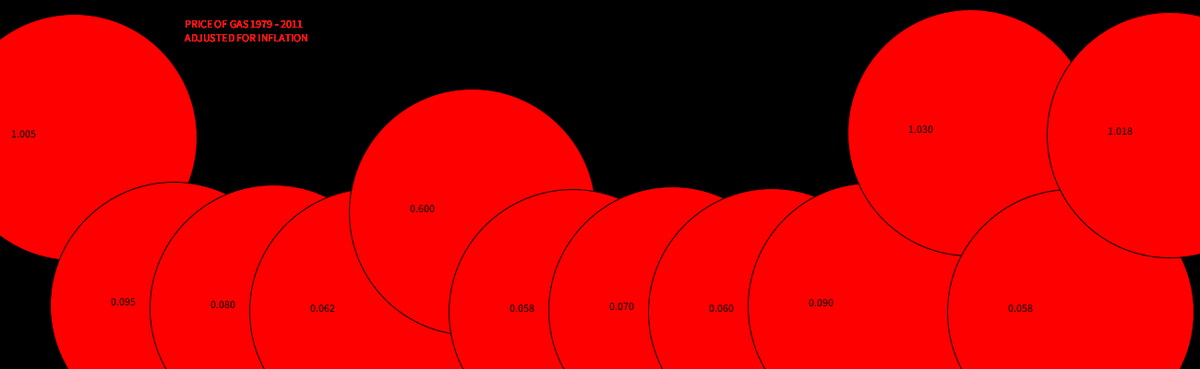
Frame 1 (no input)
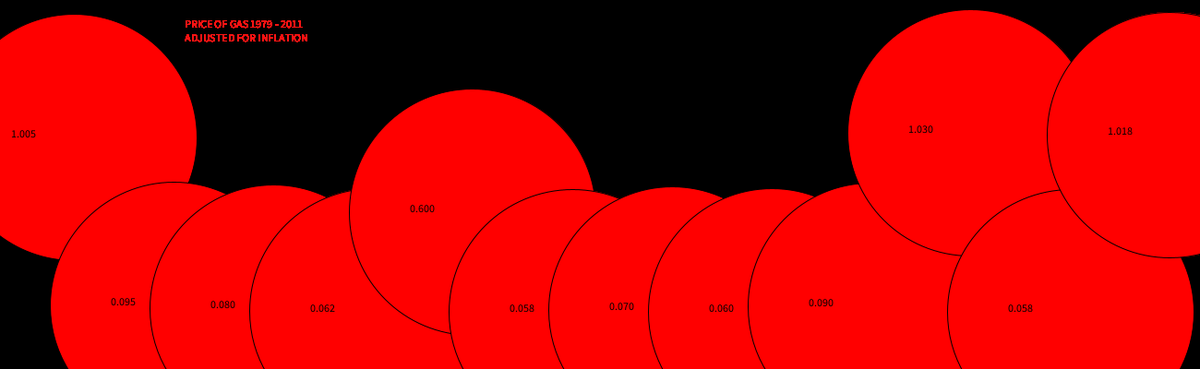
Frame 60 (the mouse pressed at the canvas centre just before this capture)
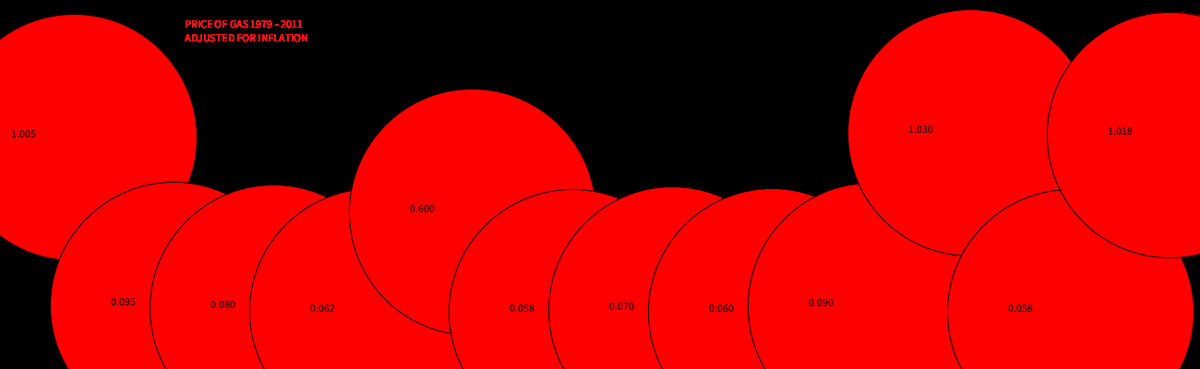
Frame 120 (the mouse held since frame 60 and released just before this capture)

The Processing sketch that drew these frames (run headless with seeded random() and noise(); from frame 60 on, the mouse is pressed at the canvas centre):

// Processing sketch: processing_43256
// ── processing_43256.pde

float data [] = {1.005,0.095,0.080,0.062,0.60,0.058,0.070,0.060,0.090,1.030,0.058,1.018};
int dates [] = {1979,1984,1988,1992,1996,2002,2006,2007,2008,2009,2010,2011};
int x;
void setup(){
  background(0);
  size(1300,400);
  smooth();
}
void draw(){
  //for (int j = 0; j <dates. length; j++){
  for (int i = 0; i <data. length; i ++){
    smooth();
    float ellsize = map (data[i],40000,70000,0,200);
    x = i*108;
   fill(255,ellsize,ellsize);
    ellipse (x+80,data[i]*-200+350, ellsize, ellsize);
    fill(0);
    text (data[i], i*108+10,data[i]*-200+350);
    text (dates[i], i*108+10,dates[i]*200+350);
    fill(255,20,20);
    text("PRICE OF GAS 1979 - 2011", 200, 30);
    text("ADJUSTED FOR INFLATION", 200, 45);
   
  }
}
